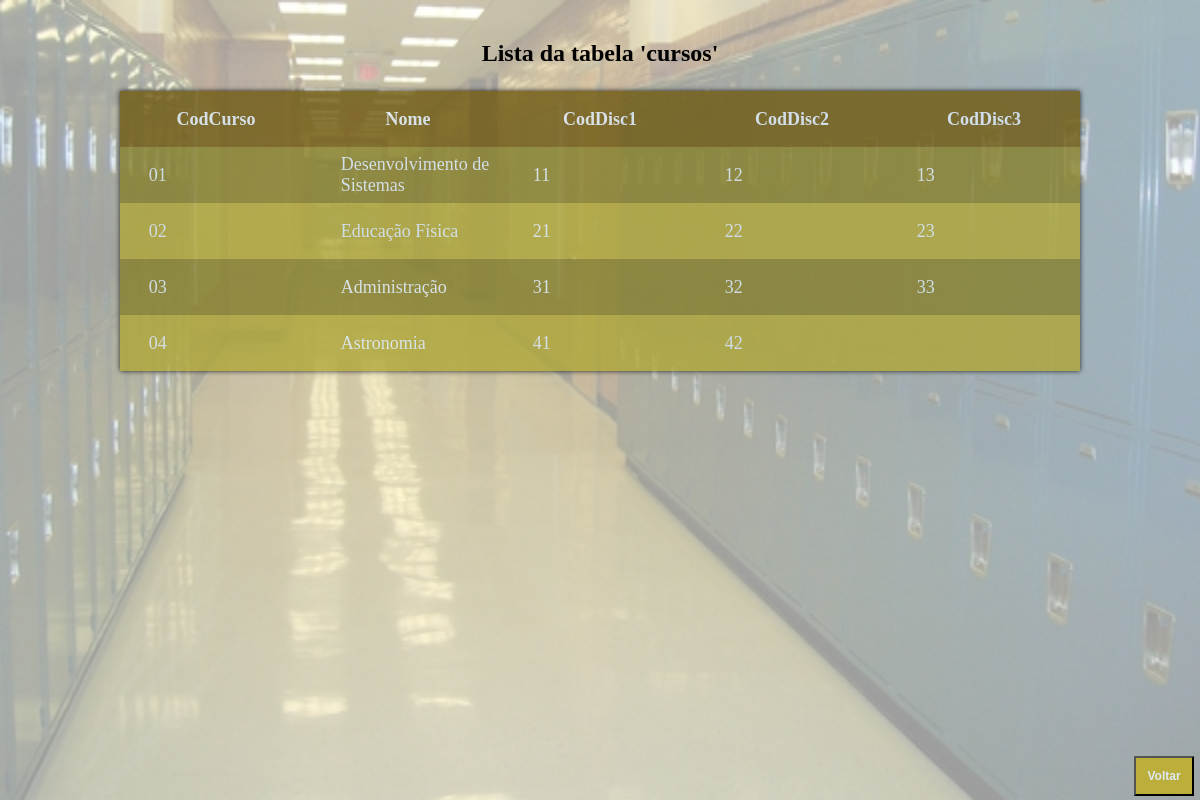
/Projetos/ProjetoEscola/AcessoBD/cursos/Listar.php, run on the app's committed database.
### tables this page shows
CREATE TABLE `cursos` (
  `codcurso` char(2) NOT NULL,
  `nome` varchar(50) NOT NULL,
  `coddisc1` char(2) NOT NULL,
  `coddisc2` char(2) NOT NULL,
  `coddisc3` char(2) NOT NULL
);

### Projetos/ProjetoEscola/AcessoBD/cursos/Cursos.php (called while the page is built, shortened)
<?php
    class Cursos
    {
        function listar()
        {
            try
            {
                $this->conn = new Conectar();
                $sql = $this->conn->query("select * from cursos order by codcurso");
                $sql->execute();
                return $sql->fetchAll();
            }
            catch(PDOException $exc)
            {
                echo "Erro ao executar consulta. " . $exc->getMessage();
            }
        }
    }
?>

### Projetos/ProjetoEscola/AcessoBD/cursos/Listar.php (the view, shortened to what this page needs)
<!DOCTYPE html>
<html lang="en">
<head>
    <link rel="stylesheet" type="text/css" href="CSS/Listar.css">
</head>
<body>
    <main>
        <?php
            $pos = 0;
            include_once 'Cursos.php';
            $p = new Cursos();
            $pro_bd=$p->listar();
        ?>
        <p>Lista da tabela 'cursos'<p>
        <table>
            <tr class="cap">
                <th>CodCurso</th>
                <th>Nome</th>
                <th>CodDisc1</th>
                <th>CodDisc2</th>
                <th>CodDisc3</th>
            </tr>
        <?php
            foreach($pro_bd as $pro_mostrar)
            {
                $pos = $pos + 1;
                if($pos % 2 == 1){
                    echo "<tr class='par'>";
                }
                else{
                    echo "<tr class='impar'>";
                }
                echo "<td> $pro_mostrar[0] </td>";
                echo "<td> $pro_mostrar[1] </td>";
                echo "<td> $pro_mostrar[2] </td>";
                echo "<td> $pro_mostrar[3] </td>";
                echo "<td> $pro_mostrar[4] </td>";
                echo "</tr>";
            }
        ?>
        </table>
    </main>
    <form action="../../menu/index.php">
        <input type="submit" value="Voltar">
    </form>
    <div class="fundo"></div>
</body>
</html>

### Projetos/ProjetoEscola/AcessoBD/cursos/CSS/Listar.css (style rules this page uses)
body { padding: 0; margin: 0; width: 100vw; overflow-x: hidden; }
.fundo { position: fixed; top: 0; bottom: 0; width: 100vw; height: 100vh; background-image: url('../../../../img/escola.jpg'); background-size: 100% 100%; background-repeat: no-repeat; z-index: -1; opacity: 40%; }
main { margin-top: 5vh; }
p { text-align: center; font-weight: bold; font-size: 2vw; }
table { box-shadow: 0 0 5px black; margin: auto; width: 80vw; border-collapse: collapse; font-size: 1.5vw; opacity: 80%; color: rgb(220, 234, 247); margin-bottom: 4vh; }
th { width: 20%; }
td { padding-left: 3%; }
tr { height: 7vh; }
.cap { background-color: rgb(110, 89, 17); }
.par { background-color: rgb(134, 128, 43); }
.impar { background-color: rgb(175, 167, 56); }
form { position: fixed; bottom: 0.5vh; right: 0.5vw; height: 5vh; width: 5vw; }
input { height: 100%; width: 100%; background-color: rgb(187, 174, 58); color: rgb(220, 234, 247); font-weight: bold; font-size: 1vw; }

### data on the page
cursos: codcurso "01", nome "Desenvolvimento de Sistemas", coddisc1 "11", coddisc2 "12", coddisc3 "13"
cursos: codcurso "02", nome "Educação Física", coddisc1 "21", coddisc2 "22", coddisc3 "23"
cursos: codcurso "03", nome "Administração", coddisc1 "31", coddisc2 "32", coddisc3 "33"
cursos: codcurso "04", nome "Astronomia", coddisc1 "41", coddisc2 "42"
